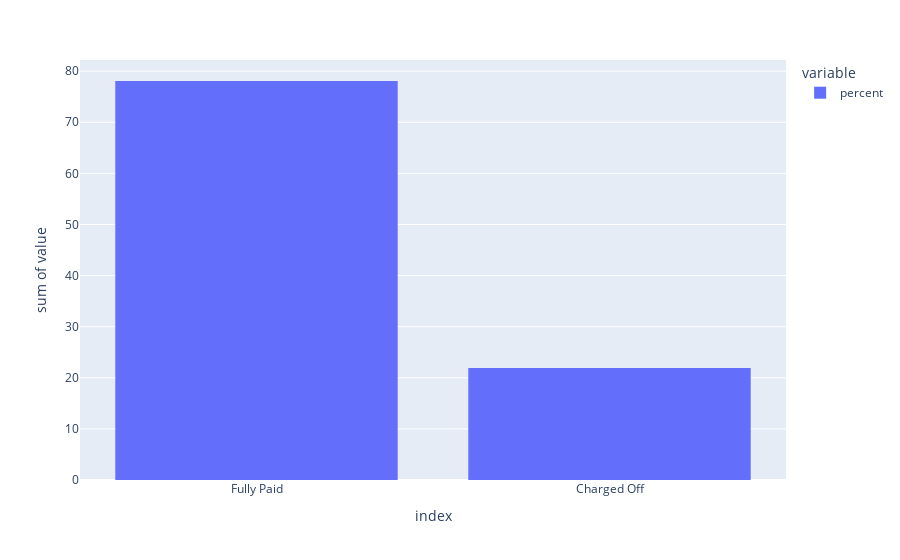

Notebook source saved alongside this figure:
### Code cell
#Eliminamos las variables que no son 'Fully Paid' y 'Charged Off'
pd_loan = pd_loan[(pd_loan['loan_status']=='Fully Paid') | 
                  (pd_loan['loan_status']=='Charged Off')]
pd_plot_loan_status_count=pd_loan['loan_status'].value_counts().reset_index() #Para el conteo absoluto
pd_plot_loan_status_percent=pd_loan['loan_status'].value_counts(normalize=True)\
                .mul(100).rename('percent').reset_index() #Para el porcentaje
pd_plot_loan_status=pd.merge(pd_plot_loan_status_count,pd_plot_loan_status_percent)

fig = px.histogram(pd_plot_loan_status, x="index", y=['percent'])
fig.show()

### Figure 1 — Plotly figure (JSON) as saved in the notebook; plotly's stock layout.template omitted (floating-point values rounded to 4 significant figures)
{"data": [{"alignmentgroup": "True", "bingroup": "x", "histfunc": "sum", "hovertemplate": "variable=percent<br>index=%{x}<br>sum of value=%{y}<extra></extra>", "legendgroup": "percent", "marker": {"color": "#636efa", "pattern": {"shape": ""}}, "name": "percent", "offsetgroup": "percent", "orientation": "v", "showlegend": true, "type": "histogram", "x": ["Fully Paid", "Charged Off"], "xaxis": "x", "y": [78.07, 21.93], "yaxis": "y"}], "layout": {"barmode": "relative", "legend": {"title": {"text": "variable"}, "tracegroupgap": 0}, "margin": {"t": 60}, "xaxis": {"anchor": "y", "domain": [0, 1], "title": {"text": "index"}}, "yaxis": {"anchor": "x", "domain": [0, 1], "title": {"text": "sum of value"}}}}
